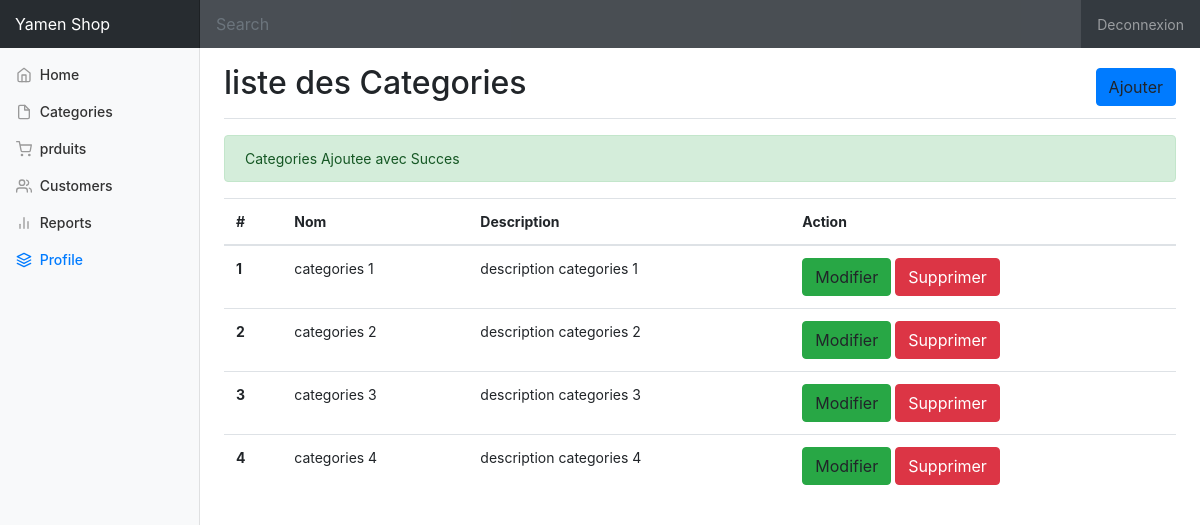
Screenshot of /admin/categories/liste.php?ajout=ok with the database file from the repository.
### tables this page shows
CREATE TABLE `categories` (
  `id` int(11) NOT NULL,
  `nom` varchar(255) DEFAULT NULL,
  `description` text DEFAULT NULL,
  `createur` int(11) DEFAULT NULL,
  `date_creation` date DEFAULT NULL,
  `date_modification` date DEFAULT NULL
);

### inc/functions.php (called while the page is built, shortened)
<?php
function connect(){
$servername = "localhost";
$DBuser ="root";
$DBpassword = "";
$DBname = "e-commerce";
try {
  $conn = new PDO("mysql:host=$servername;dbname=$DBname", $DBuser, $DBpassword);
  $conn->setAttribute(PDO::ATTR_ERRMODE, PDO::ERRMODE_EXCEPTION);
} catch(PDOException $e) {
  echo "Connection failed: " . $e->getMessage();
}
return $conn;
}
function getALLCategories(){
	$conn = connect();
$requette = "SELECT * FROM categories";
$resultat = $conn->query($requette);
$categories = $resultat->fetchALL();
return $categories;
	}
	?>

### admin/categories/liste.php (the view, shortened to what this page needs)
<?php
include "../../inc/functions.php";
$categories = getALLcategories();
?>
		<!doctype html>
		<html lang="fr">
		  <head>
			<link href="../../css/bootstrap.min.css" rel="stylesheet">
			<link href="../../css/dashboard.css" rel="stylesheet">
		  </head>
		  <body>
			<nav class="navbar navbar-dark sticky-top bg-dark flex-md-nowrap p-0">
			  <a class="navbar-brand col-sm-3 col-md-2 mr-0" href="profile.php">Yamen Shop</a>
			  <input class="form-control form-control-dark w-100" type="text" placeholder="Search" aria-label="Search">
			  <ul class="navbar-nav px-3">
				<li class="nav-item text-nowrap">
				  <a class="nav-link" href="../../deconnexion.php">Deconnexion</a>
				</li>
			  </ul>
			</nav>
			<div class="container-fluid">
			  <div class="row">
<?php
include "../template/navigation.php";
?>
				<main role="main" class="col-md-9 ml-sm-auto col-lg-10 pt-3 px-4">
				  <div class="d-flex justify-content-between flex-wrap flex-md-nowrap align-items-center pb-2 mb-3 border-bottom">
					<h1 class="h2">liste des Categories</h1>
              	<div>
                    <a class="btn btn-primary" data-toggle="modal" data-target="#exampleModal">Ajouter</a>
			   </div>
				</div>
				<div>
				<?php if (isset($_GET['ajout']) && $_GET['ajout'] == "ok" ){
                      print '<div class="alert alert-success">
			   Categories Ajoutee avec Succes
			   </div>';
				} ?>
						   <table class="table">
				  <thead>
					<tr>
					  <th scope="col">#</th>
					  <th scope="col">Nom</th>
					  <th scope="col">Description</th>
					  <th scope="col">Action</th>
					</tr>
				  </thead>
				  <tbody>
				  <?php
				       $i=0;
				      foreach($categories as $c){
            $i++;
						  print '<tr>
					  <th scope="row">'.$i.'</th>
					  <td>'.$c['nom'].'</td>
					  <td>'.$c['description'].'</td>
					  <td>
					   <a data-toggle="modal" data-target="#editModal'.$c['id'].'" class="btn btn-success">Modifier</a>
					   <a href="supprimer.php?idc='.$c['id'].'" class="btn btn-danger">Supprimer</a>
					   </td>
					</tr>';
                    }
     			  ?>
				</tbody>
				</table>
			   </div
			  </main>
			  </div>
			</div>
  </body>
</html>

### css/dashboard.css (style rules this page uses)
body { font-size: .875rem; }
.navbar-brand { padding-top: .75rem; padding-bottom: .75rem; font-size: 1rem; background-color: rgba(0, 0, 0, .25); box-shadow: inset -1px 0 0 rgba(0, 0, 0, .25); }
.navbar .form-control { padding: .75rem 1rem; border-width: 0; border-radius: 0; }
.form-control-dark { color: #fff; background-color: rgba(255, 255, 255, .1); border-color: rgba(255, 255, 255, .1); }
.border-bottom { border-bottom: 1px solid #e5e5e5; }

### rows the page displays
categories: nom "categories 1", description "description categories 1"
categories: nom "categories 2", description "description categories 2"
categories: nom "categories 3", description "description categories 3"
categories: nom "categories 4", description "description categories 4"
